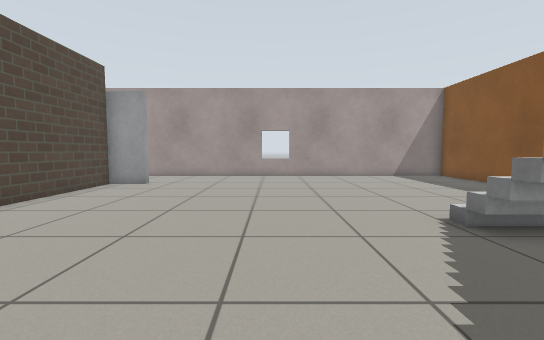
[1] (above)

19 first-person views from a walk through a robot-simulator world made for Gazebo. The camera is 0.72 m above the floor, tilts 4° down and sees 90° across. The floor is counted in squares, 0.5 m on a side. Each view is taken from the middle of a square. On the plan, view 1 faces up. The plan holds only what a view shows up to about 13 squares ahead; the rest is blank. The place goes on beyond the plan. Simple patterns stand in for the simulator's built-in surfaces.

[2]
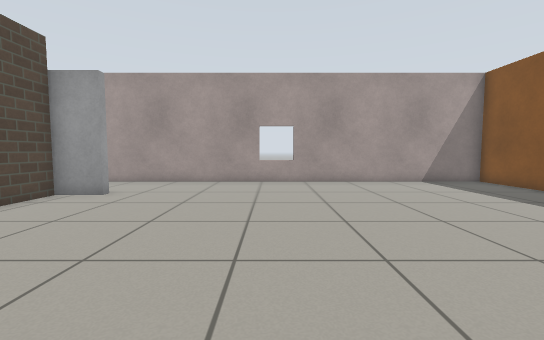

[3]
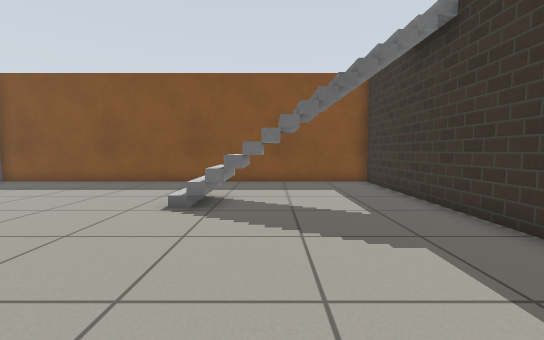

[4]
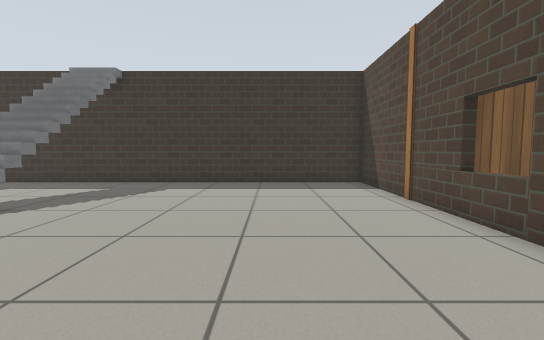

[5]
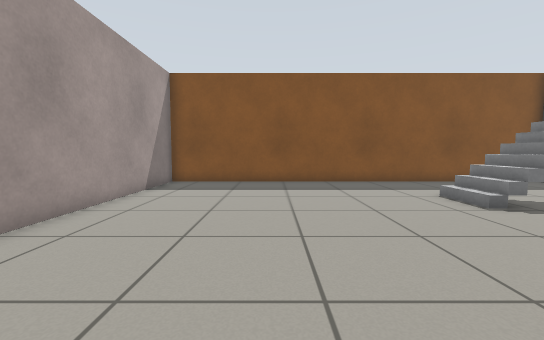

[6]
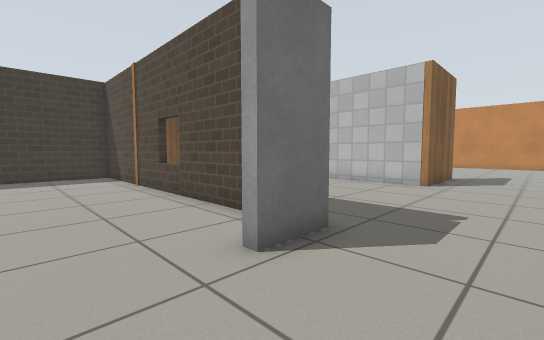

[7]
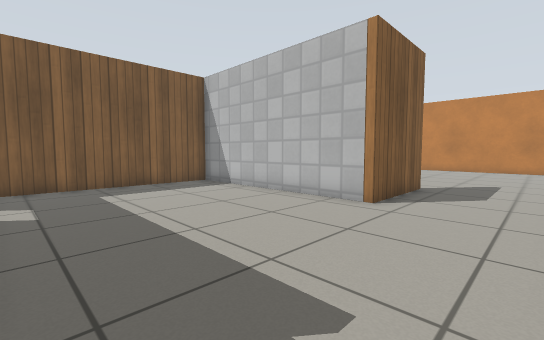

[8]
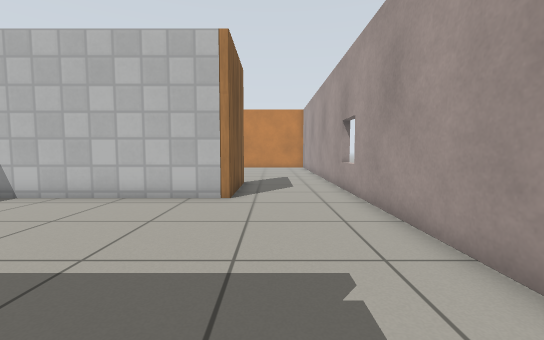

[9]
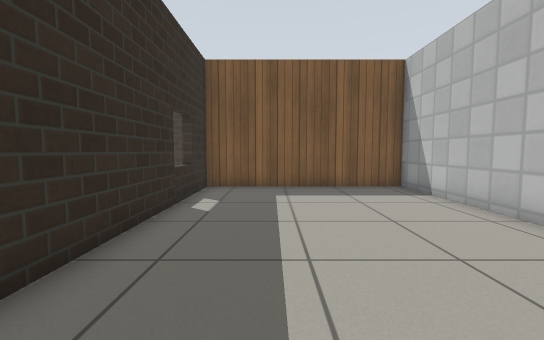

[10]
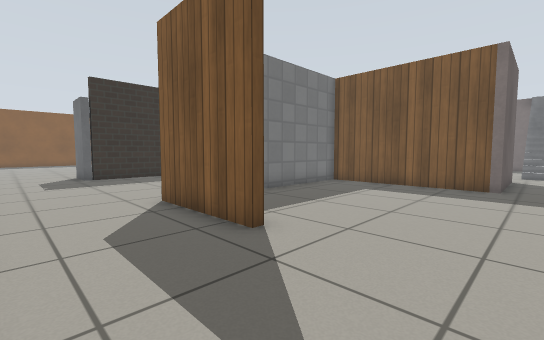

[11]
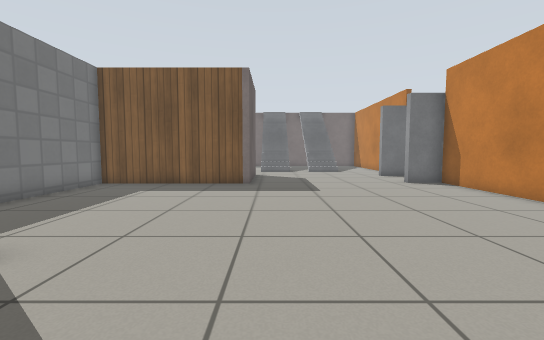

[12]
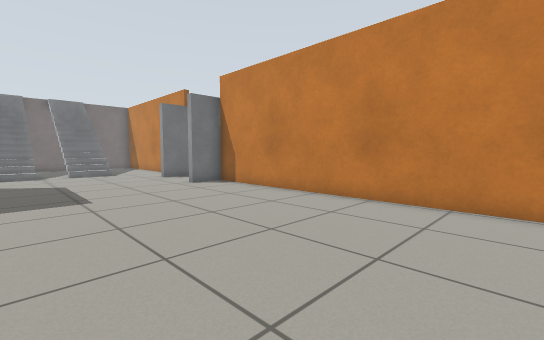

[13]
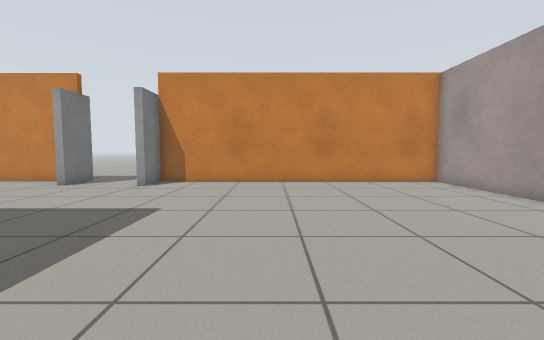

[14]
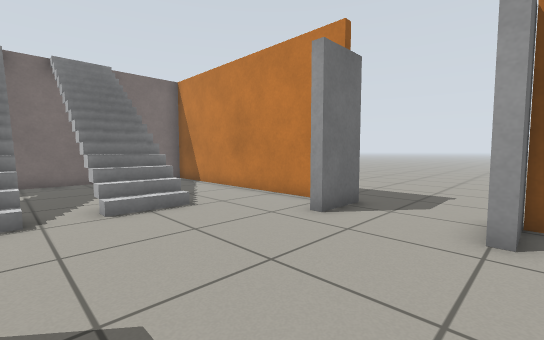

[15]
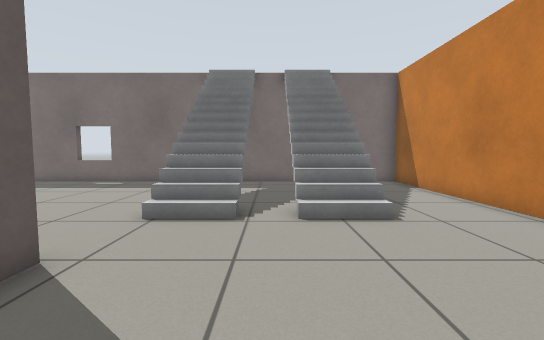

[16]
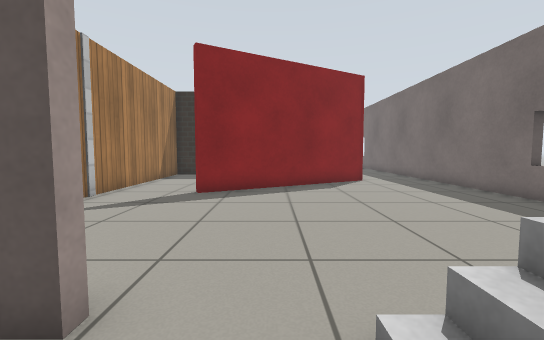

[17]
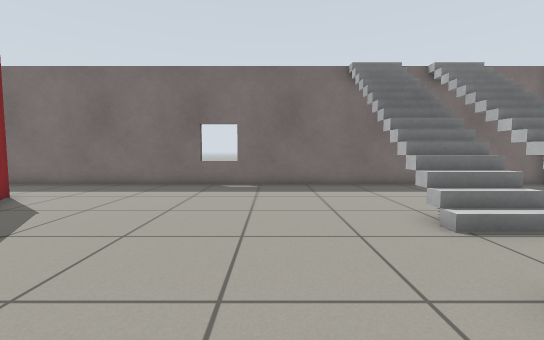

[18]
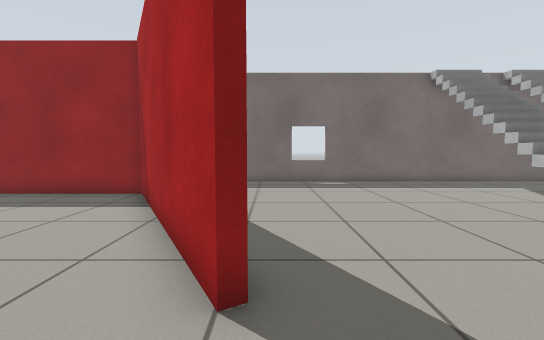

[19]
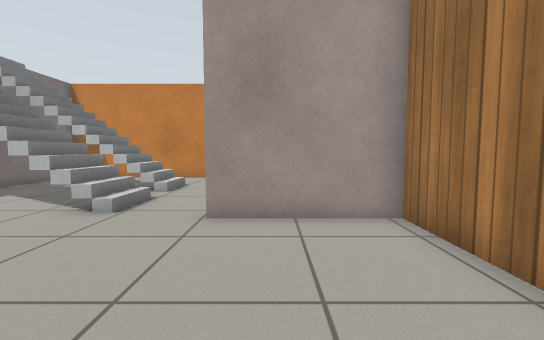

### Floor plan
Ten units are one square. View 1 is at (0, 0); x grows to the right and y downward. Boxes are objects, and circles mark ways between rooms. Rooms are numbered by the first view taken in them; rooms with no view inside come last. Other rooms are left out.
<svg viewBox="-315 -162 417 274">
<path fill="none" stroke="#000" d="M-71 -115 -71 14 97 14 97 -157 -66 -157M-152 -117 -152 -31 -74 -31 -74 -115M-95 -157 -134 -157M-66 -157 -78 -157M-186 -28 -217 -28 -217 14 -220 14 -220 -31 -155 -31 -155 -80M-126 -28 -158 -28M-307 20 -307 107 -76 107M-193 -117 -152 -117M-108 74 -148 5 -145 3M-256 -157 -307 -157 -307 -28M-134 -157 -201 -157"/>
<rect x="-75" y="-125" width="20" height="10" fill="#bbb"><title>door leaf</title></rect>
<rect x="35" y="-45" width="10" height="40" fill="#bbb"><title>stairs</title></rect>
<rect x="-305" y="5" width="10" height="10" fill="#bbb"><title>door leaf</title></rect>
<rect x="-305" y="-35" width="20" height="10" fill="#bbb"><title>door leaf</title></rect>
<rect x="-265" y="85" width="10" height="10" fill="#bbb"><title>stairs</title></rect>
<rect x="-225" y="85" width="10" height="10" fill="#bbb"><title>stairs</title></rect>
<circle cx="-70" cy="-135" r="3" fill="#2a7"/>
<circle cx="-133" cy="-140" r="3" fill="#2a7"/>
<text x="10" y="-80">1</text>
<text x="-110" y="-100">2</text>
<text x="-210" y="-10">3</text>
</svg>
Room 1 opens to room 2. Room 2 opens to room 3.

Where each view was taken, in squares from view 1:
view 1: 0 up, 0 right, facing up
view 2: 3 up, 0 right, facing up
view 3: 3 up, 3 left, facing right
view 4: 11 up, 3 left, facing down
view 5: 11 up, 3 left, facing right
view 6: 15 up, 3 left, facing down-left
view 7: 15 up, 8 left, facing down-left
view 8: 13 up, 7 left, facing left
view 9: 14 up, 10 left, facing down
view 10: 15 up, 23 left, facing down-right
view 11: 15 up, 23 left, facing down
view 12: 14 up, 23 left, facing down-left
view 13: 8 up, 18 left, facing left
view 14: 3 up, 24 left, facing down-left
view 15: 2 up, 25 left, facing down
view 16: 3 down, 24 left, facing right
view 17: 1 up, 19 left, facing down
view 18: 2 up, 15 left, facing down
view 19: 0 up, 16 left, facing left
